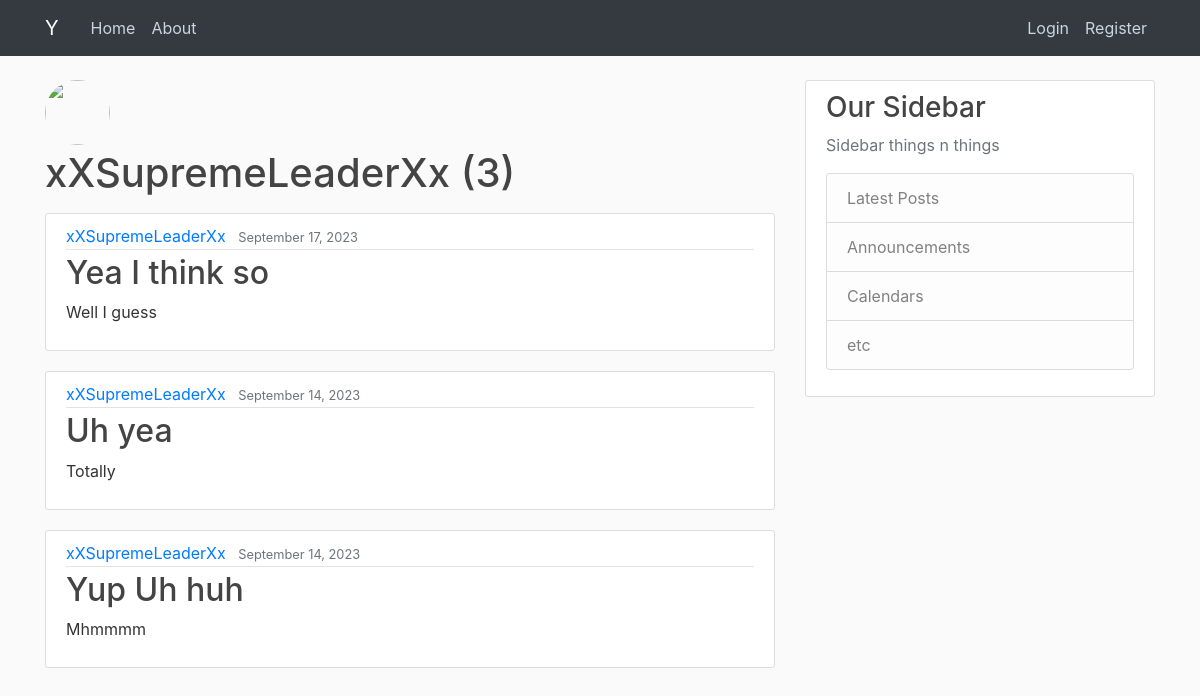
Page /user/xXSupremeLeaderXx on the earlier database version.
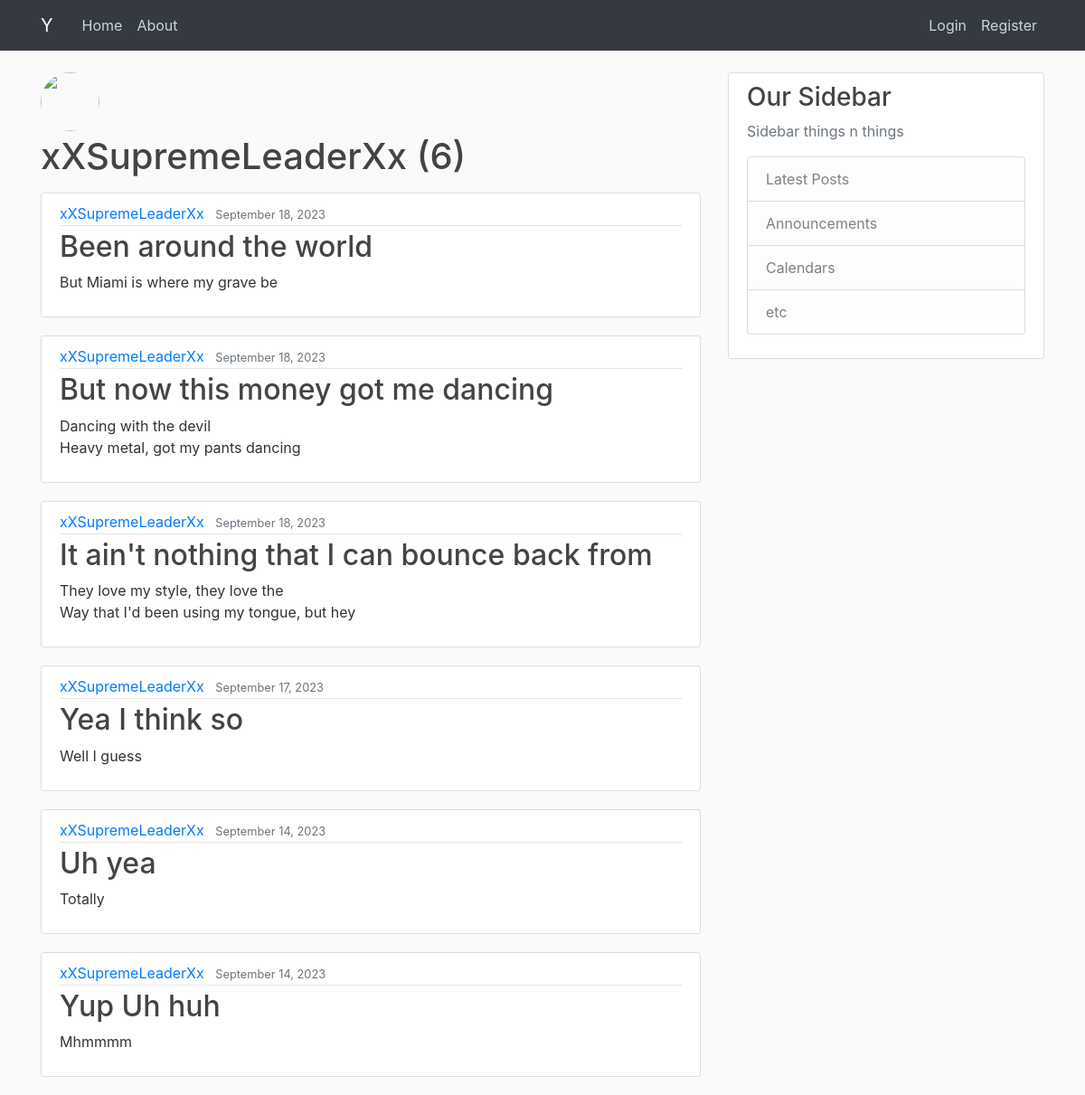
Same page on the later database version.
### blog/models.py (models this page shows, shortened)
class Post(models.Model):  # basically inheriting from models
    title = models.CharField(max_length=100) # "Character Field". also u can add a bunch of arguments
    content = models.TextField() # A text field is unrestricted text instead of characters
    date_posted = models.DateTimeField(default=timezone.now)  # Selecting the current time
    author = models.ForeignKey(User, on_delete=models.CASCADE)  # If the user gets deleted, delete the post\

### blog/views.py (the view)
# urls.py: path("user/<str:username>", UserPostListView.as_view(), name='user-posts')
class UserPostListView(ListView):
    model = Post
    template_name = 'blog/user_posts.html'  # <app>/<model>_<viewtype>.html
    context_object_name = 'posts'  # we say posts because thats what it is in the home template
    ordering = ['-date_posted']  # organizes from latest first instead of oldest first
    paginate_by = 10
    def get_queryset(self):
        user = get_object_or_404(User, username=self.kwargs.get('username')) # settings the user object as the selected user of the url
        return Post.objects.filter(author=user).order_by('-date_posted')

### blog/templates/blog/user_posts.html (shortened to what this page needs)
{% extends "blog/base.html" %}
{% block content %}
    <div class="mb-3">
        <img class="rounded-circle article-img mb-1" src="{{ user.profile.image.url }}">
        <h1 class="mb-3">{{ view.kwargs.username }} ({{ page_obj.paginator.count }})</h1>
    </div>
    {% for post in posts %}
      <article class="media content-section">
        <div class="media-body">
          <div class="article-metadata">
            <a class="mr-2" href="{% url 'user-posts' post.author.username %}">{{ post.author }}</a>
            <small class="text-muted">{{ post.date_posted|date:'F d, Y' }}</small>
          </div>
          <h2><a class="article-title" href="{% url 'post-detail' post.id %}">{{ post.title }}</a></h2>
          <p class="article-content">{{ post.content }}</p>
        </div>
      </article>
    {% endfor %}
{% endblock content %}

### blog/templates/blog/base.html (shortened to what this page needs)
{% load static %}
{% load crispy_forms_tags %}
<!DOCTYPE html>
<html lang="en">
<head>
    <link rel="stylesheet" href="https://cdn.jsdelivr.net/npm/bootstrap@4.0.0/dist/css/bootstrap.min.css">
    <link rel="stylesheet" href="https://maxcdn.bootstrapcdn.com/bootstrap/4.0.0/css/bootstrap.min.css">
    <link rel="stylesheet" type="text/css" href="{% static 'blog/main.css' %}">
</head>
<body>
    <header class="site-header">
        <nav class="navbar navbar-expand-md navbar-dark bg-dark fixed-top">
          <div class="container">
            <a class="navbar-brand mr-4" href="{% url 'blog-home' %}">Y</a>
            <div class="collapse navbar-collapse" id="navbarToggle">
                <div class="navbar-nav mr-auto">
                    <a class="nav-item nav-link" href="{% url 'blog-home' %}">Home</a>
                    <a class="nav-item nav-link" href="{% url 'blog-about' %}">About</a>
                </div>
                <div class="navbar-nav">
                    {% if user.is_authenticated %}
                      <a class="nav-item nav-link" href="{% url 'logout' %}">Logout</a>
                      <a class="nav-item nav-link" href="{% url 'profile' %}">Profile</a>
                      <a class="nav-item nav-link" href="{% url 'post-create' %}">New Yeet</a>
                    {% else %}
                      <a class="nav-item nav-link" href="{% url 'login' %}">Login</a>
                      <a class="nav-item nav-link" href="{% url 'register' %}">Register</a>
                    {% endif %}
                </div>
            </div>
          </div>
        </nav>
      </header>
      <main role="main" class="container">
        <div class="row">
          <div class="col-md-8">
            {% block content %}{% endblock %}
          </div>
          <div class="col-md-4">
            <div class="content-section">
              <h3>Our Sidebar</h3>
              <p class='text-muted'>Sidebar things n things
                <ul class="list-group">
                  <li class="list-group-item list-group-item-light">Latest Posts</li>
                  <li class="list-group-item list-group-item-light">Announcements</li>
                  <li class="list-group-item list-group-item-light">Calendars</li>
                  <li class="list-group-item list-group-item-light">etc</li>
                </ul>
              </p>
            </div>
          </div>
        </div>
      </main>
</body>
</html>

### blog/static/blog/main.css (style rules this page uses)
body { background: #fafafa; color: #333333; margin-top: 5rem; }
h1, h2, h3, h4, h5, h6 { color: #444444; }
ul { margin: 0; }
.site-header .navbar-nav .nav-link { color: #cbd5db; }
.content-section { background: #ffffff; padding: 10px 20px; border: 1px solid #dddddd; border-radius: 3px; margin-bottom: 20px; }
.article-title { color: #444444; }
.article-content { white-space: pre-line; }
.article-img { height: 65px; width: 65px; margin-right: 16px; }
.article-metadata { padding-bottom: 1px; margin-bottom: 4px; border-bottom: 1px solid #e3e3e3 }

Differences in the rows shown:
added Post: author "xXSupremeLeaderXx", date_posted "September 18, 2023", title "Been around the world", content "But Miami is where my grave be"
added Post: author "xXSupremeLeaderXx", date_posted "September 18, 2023", title "But now this money got me dancing", content "Dancing with the devil Heavy metal, got my pants dancing"
added Post: author "xXSupremeLeaderXx", date_posted "September 18, 2023", title "It ain't nothing that I can bounce back from", content "They love my style, they love the Way that I'd been using my tongue, but hey"
Other differences:
{{ page_obj.paginator.count }}: "3" → "6"
